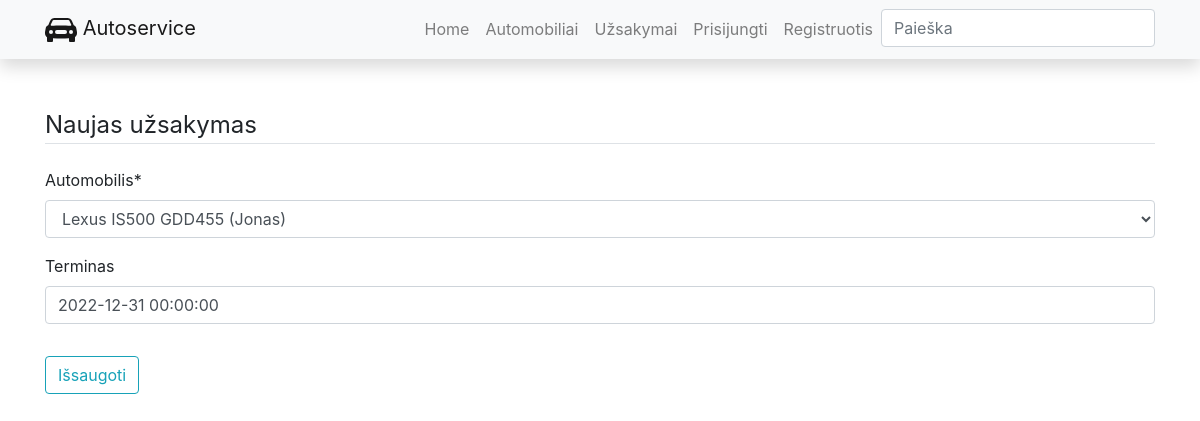
The app's page /autoservice/uzsakymai/13/update, older data.
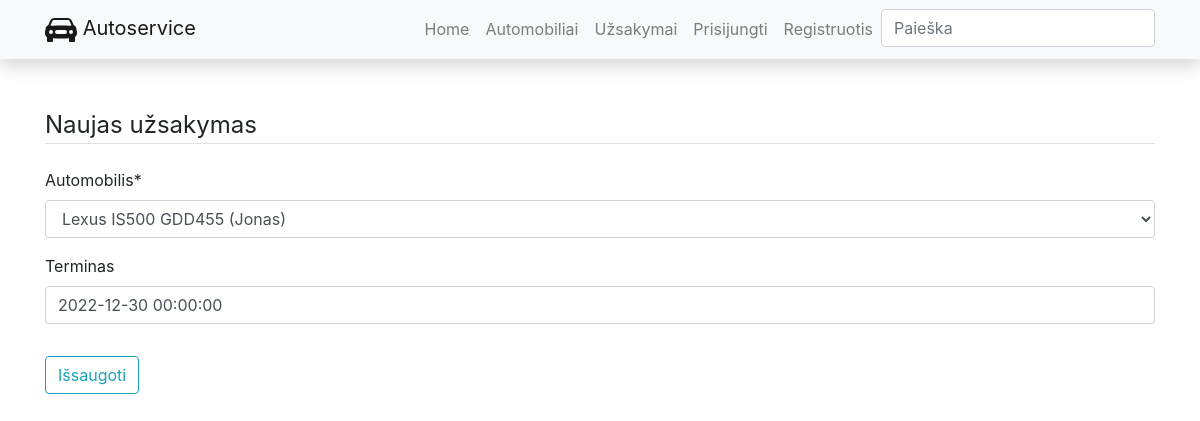
The same page, newer data.
### autoservice/models.py (models this page shows, shortened)
class Uzsakymas(models.Model):
    data = models.DateField("Data", auto_now_add=True, blank=True)
    automobilis = models.ForeignKey("Automobilis", on_delete=models.SET_NULL, null=True, related_name="uzsakymai")
    vartotojas = models.ForeignKey(User, on_delete=models.SET_NULL, null=True, blank=True)
    terminas = models.DateTimeField("Terminas", null=True, blank=True)
    STATUS = (
        ("p", "Patvirtinta"),
        ("v", "Vykdoma"),
        ("i", "Įvykdyta"),
        ("a", "Atšaukta"),
    )
    statusas = models.CharField(max_length=1, choices=STATUS, default="p", help_text="Statusas")
    class Meta:
        verbose_name = "Užsakymas"
        verbose_name_plural = "Užsakymai"
        ordering = ['-id']

### autoservice/views.py (the view, shortened to what this page needs)
# urls.py: path('uzsakymai/<int:pk>/update', views.MyUzsakymasUpdateView.as_view(), name="manouzsakymas_update"),
class MyUzsakymasUpdateView(generic.UpdateView, LoginRequiredMixin, UserPassesTestMixin):
    model = Uzsakymas
    fields = ['automobilis', 'terminas']
    success_url = '/autoservice/manouzsakymai/'
    template_name = 'manouzsakymas_form.html'

### autoservice/models.py (called while the page is built)
    def __str__(self):
        return f"{self.gamintojas} {self.modelis}"

    def __str__(self):
        return f"{self.modelis} {self.valstybinis_nr} ({self.kliento_vardas})"

### autoservice/templates/manouzsakymas_form.html (shortened to what this page needs)
{% extends "base.html" %}
{% block content %}
{% load crispy_forms_tags %}
<div class="content-section">
    <form method="POST">
    <fieldset class="form-group">
        <legend class="border-bottom mb-4">Naujas užsakymas</legend>
        {{ form|crispy }}
    </fieldset>
    <div class="form-group">
            <button class="btn btn-outline-info" type="submit">Išsaugoti</button>
    </div>
    </form>
</div>
{% endblock %}

Row changes from the older to the newer data that the page shows:
changed Uzsakymas "Lexus IS500 GDD455 (Jonas)": terminas "2022-12-31 00:00:00" → "2022-12-30 00:00:00"
